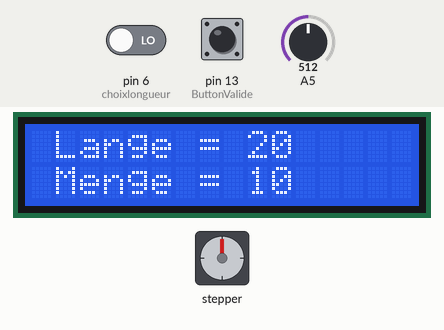
Recording of a sketch running on a simulated Arduino Uno, built with avr-gcc and run on an emulated ATmega328P. On the bench: 16×2 character LCD, stepper motor. The inputs (shaded band) are chosen by the test bench; at power-on: pin 13 (ButtonValide) LOW, pin 6 (choixlongueur) LOW, A5 = 512. Stepper angles assume 2048 steps per turn.

Above: at 1.2 s.
1.3 s: pin 13 (ButtonValide) pulled HIGH for 0.25 s
At 3.3 s:
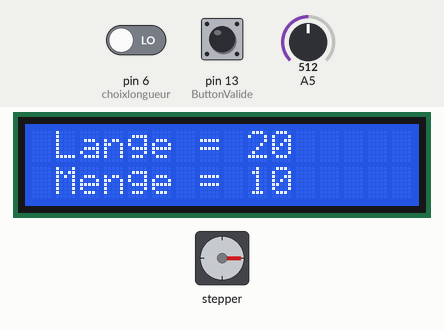
At 5.0 s:
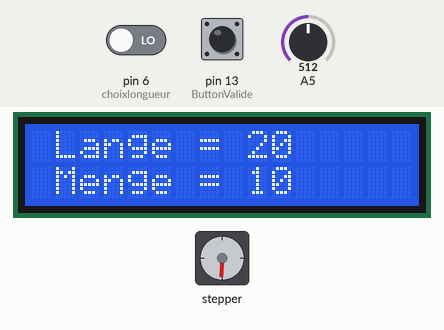
Timing chart, 0 to 18.9 s (numbered marks = the images above; inputs shaded):
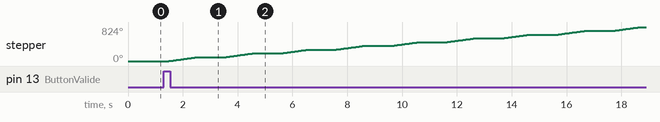

The sketch:

main.ino
```cpp
#include <LiquidCrystal.h>
#include <Stepper.h>
double nombredepas = 2048;
Stepper monmoteur(nombredepas, 8, 10, 9, 7);// dans cet ordre pour que la librairie marche
LiquidCrystal lcd (12, 11, 5,4,3,2);


const float pi = 3.1416;
int diametre = 25;
int choixlongueur = 6;
int ButtonValide = 13;
int mm = 20;
int quantite = 10;
double calcul;
void setup() {
  // put your setup code here, to run once:
  Serial.begin(9600);
  lcd.begin(16,2); // 16 caractere et 2 ligne
  pinMode(choixlongueur, INPUT);
  pinMode(ButtonValide, INPUT);
  pinMode(A5, INPUT);
  monmoteur.setSpeed(15); // entre 1 et 15 inclus
}

void loop() {
    if (digitalRead(choixlongueur) == 1 && (mm <100)) {
    mm = mm + 10;
    }
    if (mm ==100){
      mm = 20;
    }
    if (analogRead(A5) > 1000 && (quantite <100)) {
    quantite = quantite + 10;
    }
    if (quantite ==100){
      quantite = 10;
    }

    if (digitalRead(ButtonValide) == 1){
      calcul = (nombredepas * mm)/(pi * diametre);
    for (int i = 0 ; i < quantite ; i++){
      monmoteur.step(calcul);
      delay(1000);
  }
  }

  lcd.setCursor(1,0);
  lcd.print("Lange = ");
  lcd.print(mm);
  lcd.setCursor(1,1);
  lcd.print("Menge = ");
  lcd.print(quantite);
  delay(200);

}
```

Measured:
- after the input at 1.3 s, stepper: turns 91° clockwise in 1.0 s, repeating every 2.0 s
